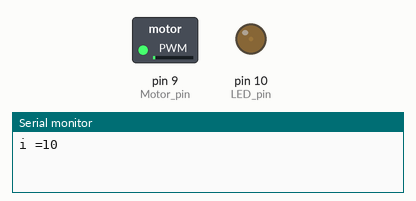
The sketch below on a simulated Arduino Uno, built with avr-gcc and run on an emulated ATmega328P. Parts: switched loads named in the sketch (green lamp = pin HIGH), output pins drawn as LEDs (lit = HIGH), the last lines printed to the serial monitor.

Above: at 0.1 s.
At 9.1 s:
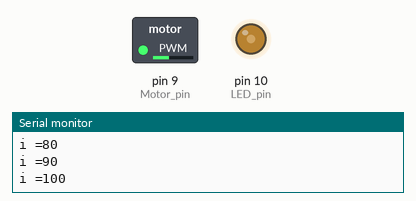
At 19.1 s:
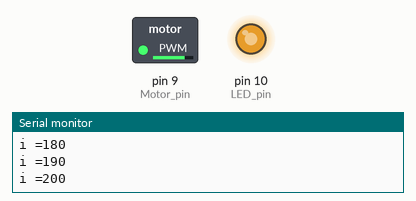
At 39.1 s:
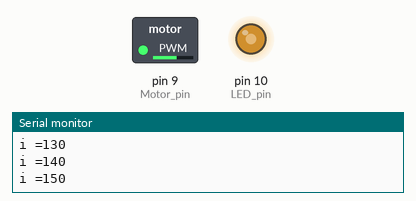
Timing chart, 0 to 40.0 s (numbered marks = the images above):
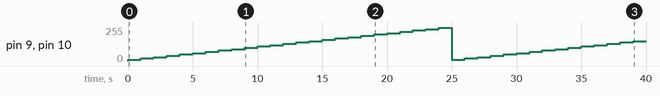

Measured:
- by itself, pin 9 (Motor_pin), pin 10 (LED_pin): 0/255 → 10/255 at 0.00 s, → 20/255 1.0 s later, → 30/255 1.0 s later, → 40/255 1.0 s later, … (40 changes in this stretch)

The sketch:

Motor.ino
```cpp
const int Motor_pin = 9;
const int LED_pin = 10;

void setup() {
  Serial.begin(9600);
  analogWrite(Motor_pin,0);  //初始給電值為0
  analogWrite(LED_pin,0);     //初始給電值為0
}

void loop() {
  for(int i =10; i<260; i=i+10){
    Serial.print("i =");
    Serial.println(i);
    analogWrite(Motor_pin,i);
    analogWrite(LED_pin,i);
    delay(1000);
  }

}
```
